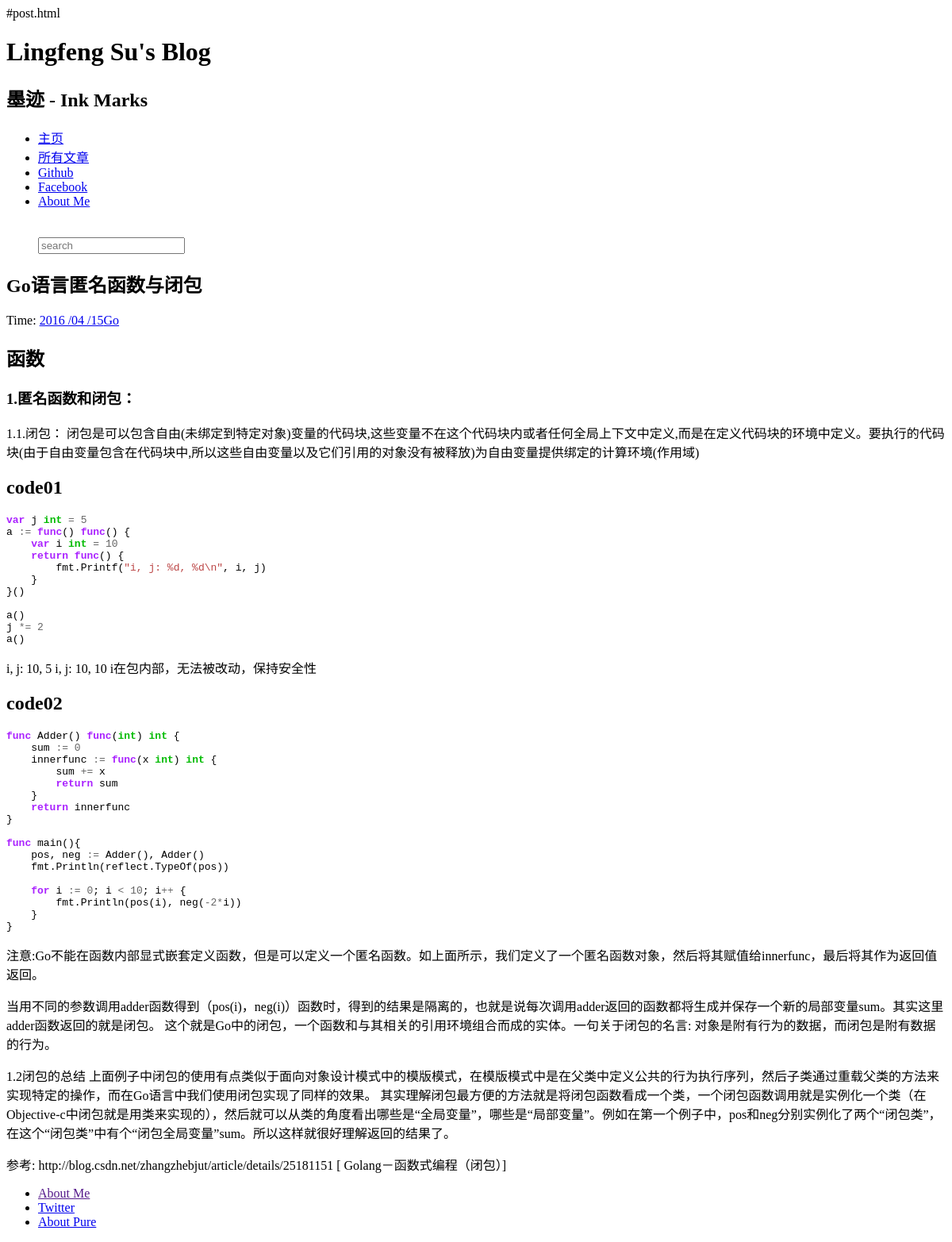
Page /6/ on the earlier database version.
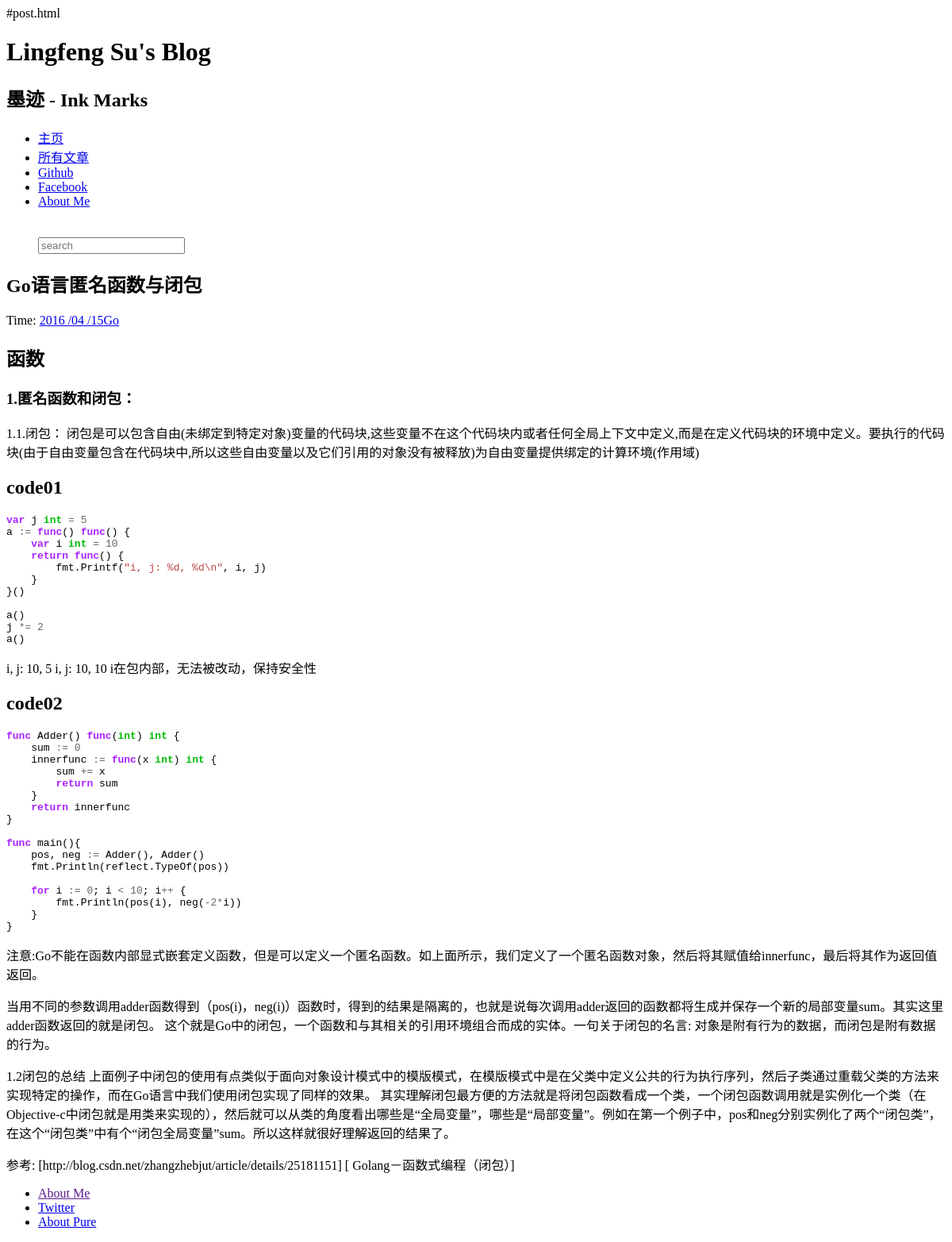
Same page on the later database version.
### article/models.py (models this page shows, shortened)
class Article(models.Model):
    title = models.CharField(max_length=100)  # 博客题目
    category = models.CharField(max_length=50, blank=True)  # 博客标签
    date_time = models.DateTimeField(auto_now_add=True)  # 博客日期
    content = models.TextField(blank=True, null=True)  # 博客文章正文
    class Meta:  # 按时间下降排序
        ordering = ['-date_time']

### article/views.py (the view)
def detail(request, id):
    try:
        post = Article.objects.get(id=str(id))
    except Article.DoesNotExist:
        raise Http404
    return render(request, 'post.html', {'post': post})

### article/templatetags/custom_markdown.py (called while the page is built)
@register.filter(is_safe=True)  # 注册template filter
@stringfilter  # 希望字符串作为参数
def custom_markdown(value):
    return mark_safe(markdown.markdown(value,
                                       extensions=[
                                           'markdown.extensions.fenced_code', 'markdown.extensions.codehilite'],
                                       safe_mode=True,
                                       enable_attributes=False))

### templates/post.html (shortened to what this page needs)
{% extends "base.html" %}
{% load custom_markdown %}
{% block content %}
<div class="posts">
        <section class="post">
            <header class="post-header">
                <h2 class="post-title">{{ post.title }}</h2>
                    <p class="post-meta">
                        Time:  <a class="post-author" href="#">{{ post.date_time|date:"Y /m /d"}}</a><a class="post-category post-category-js" href="#">{{ post.category }}</a>
                    </p>
            </header>
                <div class="post-description">
                    <p>
                        {{ post.content | custom_markdown}}
                    </p>
                </div>
        </section>
</div>
{% endblock %}

Differences in the rows shown:
changed Article "Go语言匿名函数与闭包": content|custom_markdown "…1.2闭包的总结 上面例子中闭包的使用有点类似于面向对象设计模式中的模版模式，在模版模式中是在父类中定义公共的行为执行序列，然后子类通过重载父类的方法来实现特定的操作，而在Go语言中我们使用闭包实现了同样的效果。 其实理解闭包最方便的方法就是将闭包函数看成一个类，一个闭包函数调用就是实例化一个类（在Objective-c中闭包就是用类来实现的），然后就可以从类的角度看出哪些是“全局变量”，哪些是“局部变量”。例如在第一个例子中，pos和neg分别实例化了两个“闭包类”，在这个“闭包类”中有个“闭包全局变量”sum。所以这样就很好理解返回的结果了。 参考: http://blog.csdn.net/zhangzhebjut/article/details/25181151 [ Golang－函数式编程（闭包）]" → "…1.2闭包的总结 上面例子中闭包的使用有点类似于面向对象设计模式中的模版模式，在模版模式中是在父类中定义公共的行为执行序列，然后子类通过重载父类的方法来实现特定的操作，而在Go语言中我们使用闭包实现了同样的效果。 其实理解闭包最方便的方法就是将闭包函数看成一个类，一个闭包函数调用就是实例化一个类（在Objective-c中闭包就是用类来实现的），然后就可以从类的角度看出哪些是“全局变量”，哪些是“局部变量”。例如在第一个例子中，pos和neg分别实例化了两个“闭包类”，在这个“闭包类”中有个“闭包全局变量”sum。所以这样就很好理解返回的结果了。 参考: [http://blog.csdn.net/zhangzhebjut/article/details/25181151] [ Golang－函数式编程（闭包）]"
